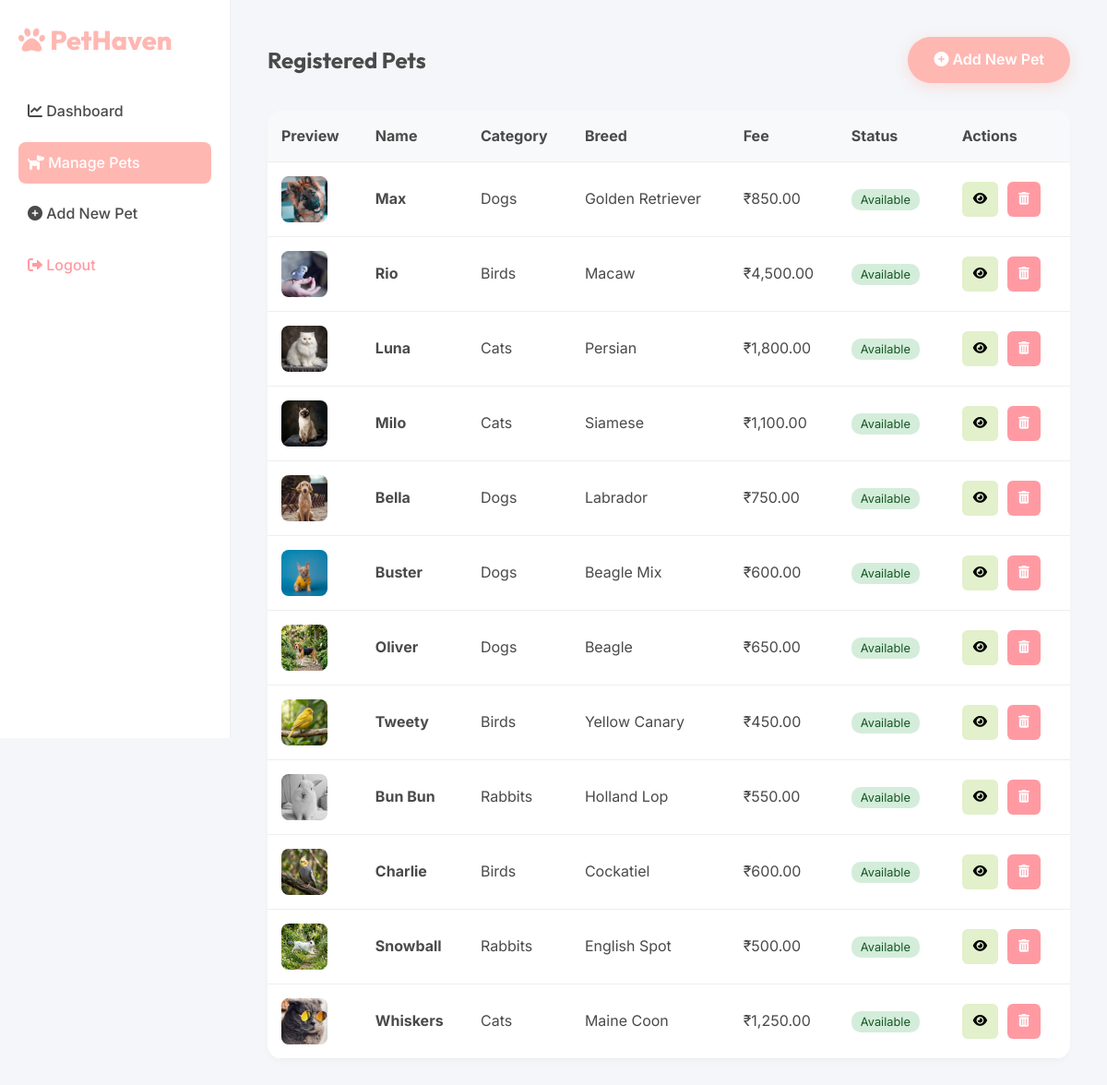
The page /pets_list.php (signed in) on the database its author committed.
### tables this page shows
CREATE TABLE IF NOT EXISTS pets (
    name VARCHAR(100) PRIMARY KEY,
    category_name VARCHAR(50),
    breed VARCHAR(100),
    age VARCHAR(20),
    gender ENUM('Male', 'Female'),
    color VARCHAR(50),
    price DECIMAL(10, 2) DEFAULT 0.00,
    description TEXT,
    behavior TEXT,
    care_pattern TEXT,
    is_rescued BOOLEAN DEFAULT FALSE,
    image VARCHAR(255),
    status ENUM('available', 'adopted') DEFAULT 'available',
    created_at TIMESTAMP DEFAULT CURRENT_TIMESTAMP,
    FOREIGN KEY (category_name) REFERENCES categories(name)
);

CREATE TABLE IF NOT EXISTS categories (
    name VARCHAR(50) PRIMARY KEY,
    image VARCHAR(255)
);

### pets_list.php (the view, shortened to what this page needs)
<?php
require_once '../includes/db.php';
$pets = $pdo->query("SELECT p.*, c.name as category_name FROM pets p LEFT JOIN categories c ON p.category_name = c.name ORDER BY p.created_at DESC")->fetchAll(PDO::FETCH_ASSOC);
?>
<!DOCTYPE html>
<html lang="en">
<head>
    <link rel="stylesheet" href="../assets/css/style.css">
    <link rel="stylesheet" href="https://cdnjs.cloudflare.com/ajax/libs/font-awesome/6.0.0/css/all.min.css">
</head>
<body style="background: #f4f6f9;">
<div class="admin-sidebar">
    <a href="../index.php" class="logo mb-4" style="display: block;">
        <i class="fa-solid fa-paw"></i> PetHaven
    </a>
    <ul class="nav-links" style="flex-direction: column; gap: 10px;">
        <li><a href="dashboard.php" style="display: block; padding: 10px;"><i class="fa-solid fa-chart-line"></i> Dashboard</a></li>
        <li><a href="pets_list.php" class="active" style="display: block; padding: 10px; border-radius: 8px; background: var(--color-primary); color: white;"><i class="fa-solid fa-dog"></i> Manage Pets</a></li>
        <li><a href="add_pet.php" style="display: block; padding: 10px;"><i class="fa-solid fa-plus-circle"></i> Add New Pet</a></li>
        <li><a href="../logout.php" style="display: block; padding: 10px; color: var(--color-danger);"><i class="fa-solid fa-sign-out-alt"></i> Logout</a></li>
    </ul>
</div>
<div class="admin-content">
    <div style="display: flex; justify-content: space-between; align-items: center; margin-bottom: 30px;">
        <h2>Registered Pets</h2>
        <a href="add_pet.php" class="btn btn-primary"><i class="fa-solid fa-plus-circle"></i> Add New Pet</a>
    </div>
    <table class="pet-table">
        <thead>
            <tr>
                <th>Preview</th>
                <th>Name</th>
                <th>Category</th>
                <th>Breed</th>
                <th>Fee</th>
                <th>Status</th>
                <th>Actions</th>
            </tr>
        </thead>
        <tbody>
            <?php foreach($pets as $pet): ?>
            <tr>
                <td><div style="width: 50px; height: 50px; background: #eee; border-radius: 8px; overflow: hidden;"><img src="../<?php echo $pet['image']; ?>" style="width: 100%; height: 100%; object-fit: cover;"></div></td>
                <td><strong><?php echo htmlspecialchars($pet['name']); ?></strong></td>
                <td><?php echo htmlspecialchars($pet['category_name']); ?></td>
                <td><?php echo htmlspecialchars($pet['breed']); ?></td>
                <td>₹<?php echo number_format($pet['price'], 2); ?></td>
                <td>
                    <span class="tag" style="background: <?php echo $pet['status'] == 'available' ? '#d4edda' : '#f8d7da'; ?>; color: <?php echo $pet['status'] == 'available' ? '#155724' : '#721c24'; ?>;">
                        <?php echo ucfirst($pet['status']); ?>
                    </span>
                </td>
                <td>
                    <div style="display: flex; gap: 5px;">
                        <a href="../pet_details.php?name=<?php echo urlencode($pet['name']); ?>" class="action-btn" style="background: var(--color-secondary); color: black;"><i class="fa-solid fa-eye"></i></a>
                        <a href="?delete=<?php echo urlencode($pet['name']); ?>" class="action-btn" style="background: var(--color-danger); color: white;" onclick="return confirm('Are you sure you want to delete this pet profile?');"><i class="fa-solid fa-trash-can"></i></a>
                    </div>
                </td>
            </tr>
            <?php endforeach; ?>
        </tbody>
    </table>
</div>
</body>
</html>

### style.css (style rules this page uses)
:root { --color-primary: #FFB7B2; --color-secondary: #E2F0CB; --color-accent: #C7CEEA; --color-warm-bg: #FFF9F0; --color-text-main: #4A4A4A; --color-text-light: #888888; --color-white: #ffffff; --color-danger: #FF9AA2; --color-success: #B5EAD7; --font-heading: 'Outfit', sans-serif; --font-body: 'Inter', sans-serif; --shadow-soft: 0 10px 30px rgba(0, 0, 0, 0.05); --shadow-card: 0 4px 6px rgba(0, 0, 0, 0.02); --radius-lg: 24px; --radius-md: 16px; --radius-sm: 8px; }
* { margin: 0; padding: 0; box-sizing: border-box; }
body { font-family: var(--font-body); background-color: var(--color-warm-bg); color: var(--color-text-main); line-height: 1.6; overflow-x: hidden; }
h1, h2, h3, h4, h5, h6 { font-family: var(--font-heading); font-weight: 700; color: var(--color-text-main); }
a { text-decoration: none; color: inherit; transition: all 0.3s ease; }
ul { list-style: none; }
.btn { display: inline-block; padding: 12px 28px; border-radius: 50px; font-weight: 600; cursor: pointer; border: none; transition: transform 0.2s ease, box-shadow 0.2s ease; }
.btn-primary { background-color: var(--color-primary); color: var(--color-white); box-shadow: 0 4px 15px rgba(255, 183, 178, 0.4); }
.mb-4 { margin-bottom: 2rem; }
.logo { font-size: 1.8rem; font-weight: 800; color: var(--color-primary); font-family: var(--font-heading); display: flex; align-items: center; gap: 10px; }
.nav-links { display: flex; gap: 30px; }
.nav-links a { font-weight: 500; color: var(--color-text-main); }
.nav-links a:hover, .nav-links a.active { color: var(--color-primary); }
.tag { background: var(--color-warm-bg); padding: 4px 10px; border-radius: 10px; font-size: 0.8rem; margin-right: 5px; color: var(--color-text-light); }

### pets_list.php (style rules this page uses)
.admin-sidebar { width: 250px; background: var(--color-white); height: 100vh; position: fixed; left: 0; top: 0; padding: 20px; border-right: 1px solid #eee; }
.admin-content { margin-left: 250px; padding: 40px; }
.pet-table { width: 100%; border-collapse: collapse; background: white; border-radius: var(--radius-md); overflow: hidden; box-shadow: var(--shadow-card); }
.pet-table th, .pet-table td { padding: 15px; border-bottom: 1px solid #eee; text-align: left; }
.pet-table th { background: #f8f9fa; }
.action-btn { padding: 8px 12px; border-radius: 6px; font-size: 0.85rem; margin-right: 5px; text-decoration: none; display: inline-block; }

### rows shown on the page
pets: image (picture), name "Max", category_name.name "Dogs", breed "Golden Retriever", price "850.00", status "Available"
pets: image (picture), name "Rio", category_name.name "Birds", breed "Macaw", price "4,500.00", status "Available"
pets: image (picture), name "Luna", category_name.name "Cats", breed "Persian", price "1,800.00", status "Available"
pets: image (picture), name "Milo", category_name.name "Cats", breed "Siamese", price "1,100.00", status "Available"
pets: image (picture), name "Bella", category_name.name "Dogs", breed "Labrador", price "750.00", status "Available"
pets: image (picture), name "Buster", category_name.name "Dogs", breed "Beagle Mix", price "600.00", status "Available"
pets: image (picture), name "Oliver", category_name.name "Dogs", breed "Beagle", price "650.00", status "Available"
pets: image (picture), name "Tweety", category_name.name "Birds", breed "Yellow Canary", price "450.00", status "Available"
pets: image (picture), name "Bun Bun", category_name.name "Rabbits", breed "Holland Lop", price "550.00", status "Available"
pets: image (picture), name "Charlie", category_name.name "Birds", breed "Cockatiel", price "600.00", status "Available"
pets: image (picture), name "Snowball", category_name.name "Rabbits", breed "English Spot", price "500.00", status "Available"
pets: image (picture), name "Whiskers", category_name.name "Cats", breed "Maine Coon", price "1,250.00", status "Available"
